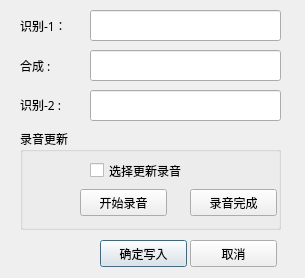
<?xml version="1.0" encoding="UTF-8"?>
<ui version="4.0">
 <class>DialogModifyTable2</class>
 <widget class="QDialog" name="DialogModifyTable2">
  <property name="geometry">
   <rect>
    <x>0</x>
    <y>0</y>
    <width>305</width>
    <height>278</height>
   </rect>
  </property>
  <property name="font">
   <font>
    <family>WenQuanYi Micro Hei</family>
   </font>
  </property>
  <property name="windowTitle">
   <string>修改项目</string>
  </property>
  <widget class="QLabel" name="label">
   <property name="geometry">
    <rect>
     <x>20</x>
     <y>15</y>
     <width>61</width>
     <height>21</height>
    </rect>
   </property>
   <property name="text">
    <string>识别-1：</string>
   </property>
  </widget>
  <widget class="QLabel" name="label_2">
   <property name="geometry">
    <rect>
     <x>20</x>
     <y>50</y>
     <width>61</width>
     <height>31</height>
    </rect>
   </property>
   <property name="text">
    <string>合成 :</string>
   </property>
  </widget>
  <widget class="QLineEdit" name="lineEditItem0">
   <property name="geometry">
    <rect>
     <x>90</x>
     <y>10</y>
     <width>191</width>
     <height>31</height>
    </rect>
   </property>
  </widget>
  <widget class="QLineEdit" name="lineEditItem1">
   <property name="geometry">
    <rect>
     <x>90</x>
     <y>50</y>
     <width>191</width>
     <height>31</height>
    </rect>
   </property>
  </widget>
  <widget class="QPushButton" name="btModifyConfirm">
   <property name="geometry">
    <rect>
     <x>100</x>
     <y>240</y>
     <width>87</width>
     <height>27</height>
    </rect>
   </property>
   <property name="text">
    <string>确定写入</string>
   </property>
  </widget>
  <widget class="QPushButton" name="btQuit">
   <property name="geometry">
    <rect>
     <x>190</x>
     <y>240</y>
     <width>87</width>
     <height>27</height>
    </rect>
   </property>
   <property name="text">
    <string>取消</string>
   </property>
  </widget>
  <widget class="QLineEdit" name="lineEditItem2">
   <property name="geometry">
    <rect>
     <x>90</x>
     <y>90</y>
     <width>191</width>
     <height>31</height>
    </rect>
   </property>
  </widget>
  <widget class="QLabel" name="label_3">
   <property name="geometry">
    <rect>
     <x>20</x>
     <y>89</y>
     <width>61</width>
     <height>31</height>
    </rect>
   </property>
   <property name="text">
    <string>识别-2 :</string>
   </property>
  </widget>
  <widget class="QGroupBox" name="groupBox">
   <property name="geometry">
    <rect>
     <x>20</x>
     <y>129</y>
     <width>261</width>
     <height>101</height>
    </rect>
   </property>
   <property name="title">
    <string>录音更新</string>
   </property>
   <widget class="QPushButton" name="btRecordStart">
    <property name="geometry">
     <rect>
      <x>60</x>
      <y>60</y>
      <width>87</width>
      <height>27</height>
     </rect>
    </property>
    <property name="text">
     <string>开始录音</string>
    </property>
   </widget>
   <widget class="QPushButton" name="btRecordFinish">
    <property name="geometry">
     <rect>
      <x>170</x>
      <y>60</y>
      <width>87</width>
      <height>27</height>
     </rect>
    </property>
    <property name="text">
     <string>录音完成</string>
    </property>
   </widget>
   <widget class="QCheckBox" name="checkBox">
    <property name="geometry">
     <rect>
      <x>70</x>
      <y>30</y>
      <width>181</width>
      <height>23</height>
     </rect>
    </property>
    <property name="text">
     <string>选择更新录音</string>
    </property>
   </widget>
  </widget>
 </widget>
 <resources/>
 <connections/>
</ui>
